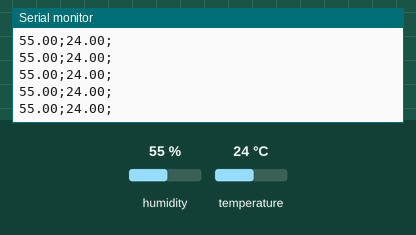
This sketch was run on a simulated Arduino Uno, built with avr-gcc and run on an emulated ATmega328P. Shown: the last lines printed to the serial monitor. The inputs (shaded band) are chosen by the test bench; at power-on: humidity 55 %, temperature 24 °C.

Above: at 2.8 s.
2.9 s: humidity set to 22 %
8.9 s: temperature set to 12 °C
At 9.9 s:
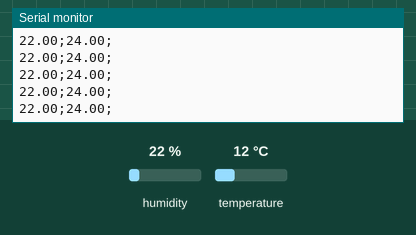
14.9 s: humidity set to 40 %
At 15.6 s:
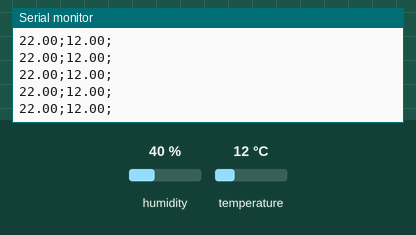
Timing chart, 0 to 17.9 s (numbered marks = the images above; inputs shaded):
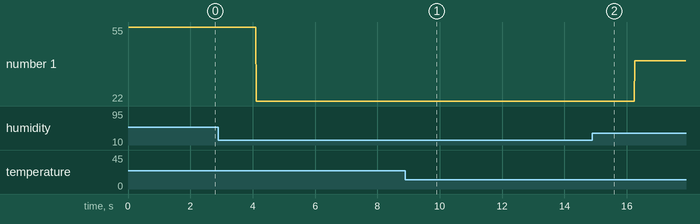

Measured:
- plotted number 1: 55 → 22 after the input at 2.9 s, 22 → 40 after the input at 14.9 s

The sketch:

dht11.ino
```cpp
#include <DHT.h> // incluindo biblioteca
#include <DHT_U.h>
#include <Adafruit_Sensor.h>
#include <DHT.h>
#include <DHT_U.h>
#include "DHT.h"

#define DHTPIN A1 // define entrada analogico

DHT dht(DHTPIN, DHT11);

void setup()
{
  pinMode(DHTPIN, INPUT); // setuo inicial, ou quando reinicia o arduino
  Serial.begin(9600);
  dht.begin();
}

// dht 11 - inicia o sensor, fazendo a captação da temperatura e da umidade

void loop()
{
float dht11_umidade = dht.readHumidity(); // sensor umidade e temperatura
float dht11_temperatura = dht.readTemperature();
Serial.print(dht11_umidade); //exbição protna para entrar no bd
Serial.print(";");
Serial.print(dht11_temperatura);
Serial.print(";");
Serial.println(); // "pula linha"
}
```
